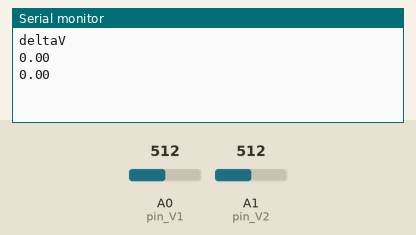
Recording of a sketch running on a simulated Arduino Uno, built with avr-gcc and run on an emulated ATmega328P. Shown: the last lines printed to the serial monitor. The test bench sets the inputs (shaded band); at power-on: A0 (pin_V1) = 512, A1 (pin_V2) = 512.

Above: at 1.8 s.
1.9 s: A0 (pin_V1) set to 716
At 2.8 s:
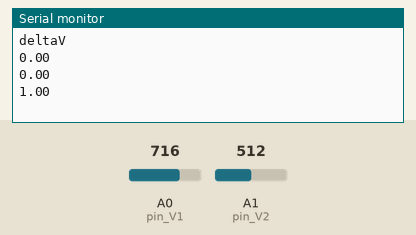
3.4 s: A1 (pin_V2) set to 306
At 4.7 s:
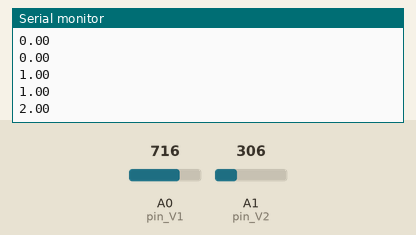
4.9 s: A0 (pin_V1) set to 900
At 5.7 s:
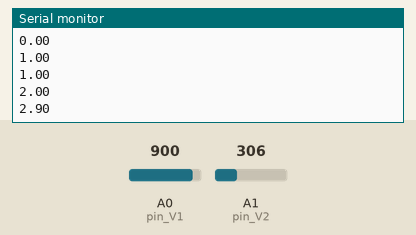
6.4 s: A1 (pin_V2) set to 122
At 7.8 s:
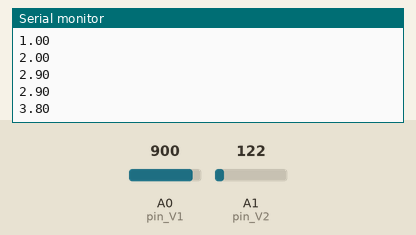
Timing chart, 0 to 8.9 s (numbered marks = the images above; inputs shaded):
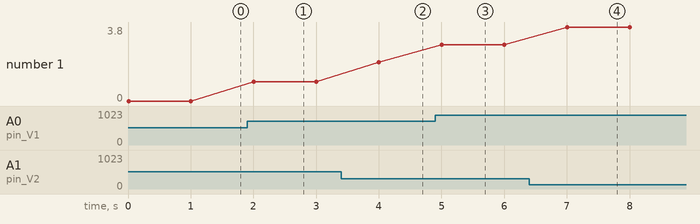

Measured:
- after the input at 1.9 s, the serial monitor: prints a new line after 0.10 s (image 1)
- after the input at 3.4 s, the serial monitor: prints a new line after 0.60 s (image 2)
- after the input at 4.9 s, the serial monitor: prints a new line after 0.10 s (image 3)
- after the input at 6.4 s, the serial monitor: prints a new line after 0.61 s (image 4)
- plotted number 1: 0 → 1 after the input at 1.9 s, 1 → 2 after the input at 3.4 s, 2 → 2.9 after the input at 4.9 s, 2.9 → 3.8 after the input at 6.4 s

The sketch:

prima_legge_di_Ohm.ino
```cpp
//  PRIMA LEGGE DI OHM con Monitor Seriale e Arduino come voltmetro
//
//  Materiale occorrente:
//    - Hardware: arduino UNO r3, un resistore ohmico con valore di resistenza noto,
//                un potenziometro, breadboard, cavetti, PC;
//    - multimetro (usato come amperometro).
//
//  Per approfondire visita come ospite: https://rizzinelli.moodlecloud.com/course/view.php?id=6


const int pin_V1 = 0;   // pin di comunicazione tra Arduino e un capo della resistenza
const int pin_V2 = 1;   // pin di comunicazione tra Arduino e l'altro capo della resistenza

// definisco le variabili di tensione
float V1;
float V2;
float deltaV;

void setup() {
  Serial.begin(9600);
  Serial.println("deltaV");
}

void loop() {
  V1 = analogRead(pin_V1);
  V2 = analogRead(pin_V2);
  deltaV = abs(V2 - V1)*(5.0 / 1023.0);
  //Serial.print(V1);
  //Serial.print(" ");
  //Serial.print(V2);
  //Serial.print(" ");

  Serial.println(deltaV);
  delay(1000);
}


/*


//  PRIMA LEGGE DI OHM con Monitor Seriale e Arduino come voltmetro e amperometro
//
//  Materiale occorrente:
//    - Hardware: arduino UNO r3, un resistore ohmico con valore di resistenza noto,
//                un potenziometro, breadboard, cavetti, PC; xxx
//
//  Per approfondire visita come ospite: https://rizzinelli.moodlecloud.com/course/view.php?id=6


const int pin_V1 = 0;   // pin di comunicazione tra Arduino e un capo della resistenza
const int pin_V2 = 5;   // pin di comunicazione tra Arduino e l'altro capo della resistenza

// definisco le variabili di tensione
float V1;
float V2;
float deltaV;

void setup() {
  Serial.begin(9600);
  Serial.println("deltaV");
}

void loop() {
  V1 = analogRead(pin_V1);
  V2 = analogRead(pin_V2);
  deltaV = abs(V2 - V1);
  //Serial.print(V1);
  //Serial.print(" ");
  //Serial.print(V2);
  //Serial.print(" ");
  Serial.println(deltaV);
  delay(1000);
}

// Fonte: xxx
// Fonte: https://www.engineersgarage.com/contribution/arduino-based-ammeter


*/


/*


//  PRIMA LEGGE DI OHM con display LCD e interfaccia I2C
//
//  Materiale occorrente:
//    - Hardware: arduino UNO r3, un resistore ohmico con valore di resistenza noto,
//                un potenziometro, breadboard, cavetti, display LCD con interfaccia I2C;
//    - multimetro (usato come amperometro).
//
//  Per approfondire visita come ospite: https://rizzinelli.moodlecloud.com/course/view.php?id=6

#include <Wire.h>
#include <LiquidCrystal_I2C.h>
// Set the LCD I2C address
LiquidCrystal_I2C lcd(0x3F, 2, 1, 0, 4, 5, 6, 7, 3, POSITIVE);  // oppure 27

const int pin_V1 = 0;   // pin di comunicazione tra Arduino e un capo della resistenza
const int pin_V2 = 1;   // pin di comunicazione tra Arduino e l'altro capo della resistenza

// definisco le variabili di tensione
float V1;
float V2;
float deltaV;

void setup() {
  lcd.begin(16, 2);  // initialize the lcd
  lcd.clear();
  //Serial.begin(9600);
  //Serial.println("deltaV");
}

void loop() {
  V1 = analogRead(pin_V1);
  V2 = analogRead(pin_V2);
  deltaV = abs(V2 - V1)*(5.0 / 1023.0);
  //Serial.print(V1);
  //Serial.print(" ");
  //Serial.print(V2);
  //Serial.print(" ");
  //Serial.println(deltaV);
  //delay(1000);

  //int val = (analogRead(A0)); //read analog pin A0
  lcd.setCursor(5, 0);
  lcd.print("VOLTAGGIO = ");
  lcd.setCursor(6, 1);
  lcd.print(deltaV);
  delay(500);
  lcd.clear();
}

// Fonte: https://zhutarduino.wordpress.com/arduino-projects/how-to-set-up-and-use-a-1602-i2c-serial-lcd-with-your-arduino/
*/

/*

// I2C SCANNER PER SAPERE L'INDIRIZZO DEL DISPLAY

#include <Wire.h>

void setup(){
  Wire.begin();
  Serial.begin(9600);
  Serial.println("\nI2C Scanner");
}

void loop(){
  byte error, address;
  int nDevices;
  Serial.println("Scanning…");
  nDevices = 0;
  for(address = 1; address < 127; address++ ){
    // The i2c_scanner uses the return value of
    // the Write.endTransmisstion to see if
    // a device did acknowledge to the address.
    Wire.beginTransmission(address);
    error = Wire.endTransmission();
    if (error == 0){
      Serial.print("I2C device found at address 0x");
      if (address<16)
      Serial.print("0");
      Serial.print(address,HEX);
      Serial.println(" !");
      nDevices++;
    }
    else if (error==4){
      Serial.print("Unknow error at address 0x");
      if (address<16)
      Serial.print("0");
      Serial.println(address,HEX);
    }
  }
  if (nDevices == 0)
    Serial.println("No I2C devices found\n");
  else
    Serial.println("done\n");
  delay(5000);           // wait 5 seconds for next scan
}

*/


/*


//  PRIMA LEGGE DI OHM con display OLED
//
//  Materiale occorrente:
//    - Hardware: arduino UNO r3, un resistore ohmico con valore di resistenza noto,
//                un potenziometro, breadboard, cavetti, display LCD con interfaccia I2C;
//    - multimetro (usato come amperometro).
//
//  Per approfondire visita come ospite: https://rizzinelli.moodlecloud.com/course/view.php?id=6
//

xxx

// Fonte: https://www.instructables.com/id/An-Adruino-OLED-Voltmeter/


*/


/*


//  PRIMA LEGGE DI OHM con display OLED
//
//  Materiale occorrente:
//    - Hardware: arduino UNO r3, un resistore ohmico con valore di resistenza noto,
//                un potenziometro, breadboard, cavetti, display LCD con interfaccia I2C;
//    - multimetro (usato come amperometro).
//
//  Per approfondire visita come ospite: https://rizzinelli.moodlecloud.com/course/view.php?id=6
//

/*
// DISPLAY LCD 1602 I2C
#include <Wire.h>
#include <LiquidCrystal_I2C.h>

LiquidCrystal_I2C lcd(0x27,16,2);  // set the LCD address to 0x27 for a 16 chars and 2 line display

void setup(){
  lcd.init();   // initialize the lcd

  // Print a message to the LCD.
  lcd.backlight();
  lcd.print("Hello world!");
  lcd.setCursor(0,1);
  lcd.print("Vai creatura!");
}

void loop(){
}
// Fonte http://www.mauroalfieri.it/elettronica/display-lcd-1602-i2c-pcf8574t.html
*/


/*
// OLED

    #include <SPI.h>
    #include <Wire.h>
    #include <Adafruit_GFX.h>
    #include <Adafruit_SSD1306.h>

    // visualizzazione di un testo su display OLED
    // Prof. Michele Maffucci
    // 02.10.15

    // utilizzo di dispositivo SPI
    // dispositivo -> Arduino

    #define OLED_MOSI   11
    #define OLED_CLK   12
    #define OLED_DC    9
    #define OLED_CS    8
    #define OLED_RESET 10

    Adafruit_SSD1306 display(OLED_MOSI, OLED_CLK, OLED_DC, OLED_RESET, OLED_CS);

    // viene controllato se stiamo utilizzando esattamente un display a 64 righe
    #if (SSD1306_LCDHEIGHT != 64)
    #error("Assolutamente non corretto! Per favore correggi Adafruit_SSD1306.h!");
    #endif

    void setup()   {
      Serial.begin(9600);

      // per default by default viene impostata una tensione ionterna di 3.3V
      display.begin(SSD1306_SWITCHCAPVCC);

      // cancelliamo lo schermo
      display.clearDisplay();

      // impostiamo il colore a bianco (in questo tipo di dsiplay possimo impostare solo bianco e nero)
      display.setTextColor(WHITE);

      // fissiamo la dimensione del testo
      display.setTextSize(1);

      // posizioniamo il cursore nella posizione x: 35; y: 32
      display.setCursor(32,32);

      // stampiamo su display il messaggio
      display.println("Bom dia mundo");
      display.println("Vai criatura, bora nascer ;o)  beijao");

      // abilitiamo il display alla visualizzazione
      display.display();
    }


    void loop() {
    // loop vuoto
    }
// Fonte: http://www.maffucci.it/2015/10/03/esercizio-arduino-in-60-minuti-usare-un-display-oled/
// Fonte: https://www.instructables.com/id/An-Adruino-OLED-Voltmeter/
*/


/* -----------------------------------------------------------------------------------
 ESPERIMENTO DI VERIFICA DELLA PRIMA LEGGE DI OHM

 XXX Esempio creato partendo dal codice: ReadAnalogVoltage di pubblico dominio.
 Legge un input di tipo analogico sul pin 0 e mostra il risultato sul Serial Monitor.
 Mostriamo il valore letto solo quando cambia
----------------------------------------------------------------------------------- */
/*
double prec_VoltValue=-5;
// Funzione che arrotonda alla cifra-esima cifra decimale
double Arrotonda(const double v , const int cifre)
{
  int i;
    i=(int)(v*pow(10,cifre));
    return((double)(i/pow(10,cifre)));
}
// La routine di "setup" parte appena premo il tasto di reset:
void setup()
{
  // inizializza la comunicazione seriale a 9600 bit per secondo:
  Serial.begin(9600);
}

// La loop routine continua a girare:
void loop()
{
  // Leggo l'input sul PIN A analogico 0:
  int sensorValue = analogRead(A0);
  // Converte la lettura (range da 0 a 1023) in voltaggi (0 - 5V):
  double voltage = Arrotonda(sensorValue * (5.0 / 1023.0),1);
  if ( abs(prec_VoltValue-voltage) > (5.0 / 1023) )
  {
    // stampo il valore letto:
    Serial.print("Valore sul sensore: ");
    Serial.print(sensorValue);
    Serial.print(" - Voltaggio: ");
    Serial.println(voltage);
    delay(2000);
  }
  prec_VoltValue=voltage;
}
// Fonte brescianet.com

*/
```
